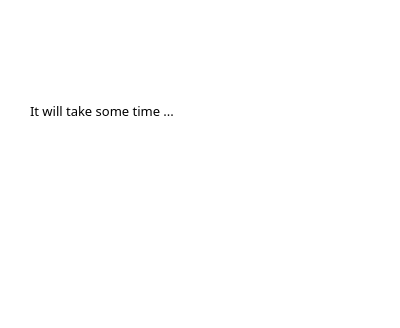
<?xml version="1.0" encoding="UTF-8"?>
<ui version="4.0">
 <class>Dialog</class>
 <widget class="QDialog" name="Dialog">
  <property name="geometry">
   <rect>
    <x>0</x>
    <y>0</y>
    <width>400</width>
    <height>328</height>
   </rect>
  </property>
  <property name="windowTitle">
   <string>Dialog</string>
  </property>
  <property name="styleSheet">
   <string notr="true">background-color: rgb(255, 255, 255);</string>
  </property>
  <widget class="QWidget" name="verticalLayoutWidget">
   <property name="geometry">
    <rect>
     <x>0</x>
     <y>200</y>
     <width>401</width>
     <height>81</height>
    </rect>
   </property>
   <layout class="QVBoxLayout" name="verticalLayout"/>
  </widget>
  <widget class="QLabel" name="label">
   <property name="geometry">
    <rect>
     <x>30</x>
     <y>80</y>
     <width>301</width>
     <height>61</height>
    </rect>
   </property>
   <property name="font">
    <font>
     <family>微软雅黑</family>
     <pointsize>10</pointsize>
    </font>
   </property>
   <property name="text">
    <string>It will take some time ...</string>
   </property>
  </widget>
 </widget>
 <resources/>
 <connections/>
</ui>
